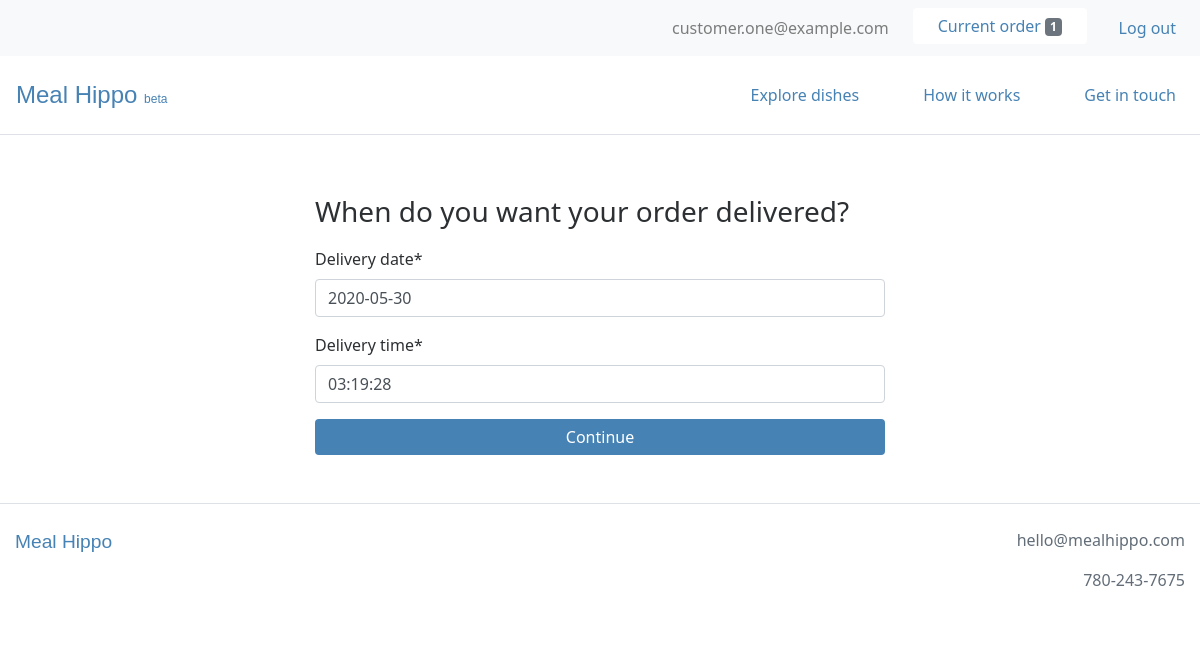
The page /order/timing (signed in) on the database as committed earlier.
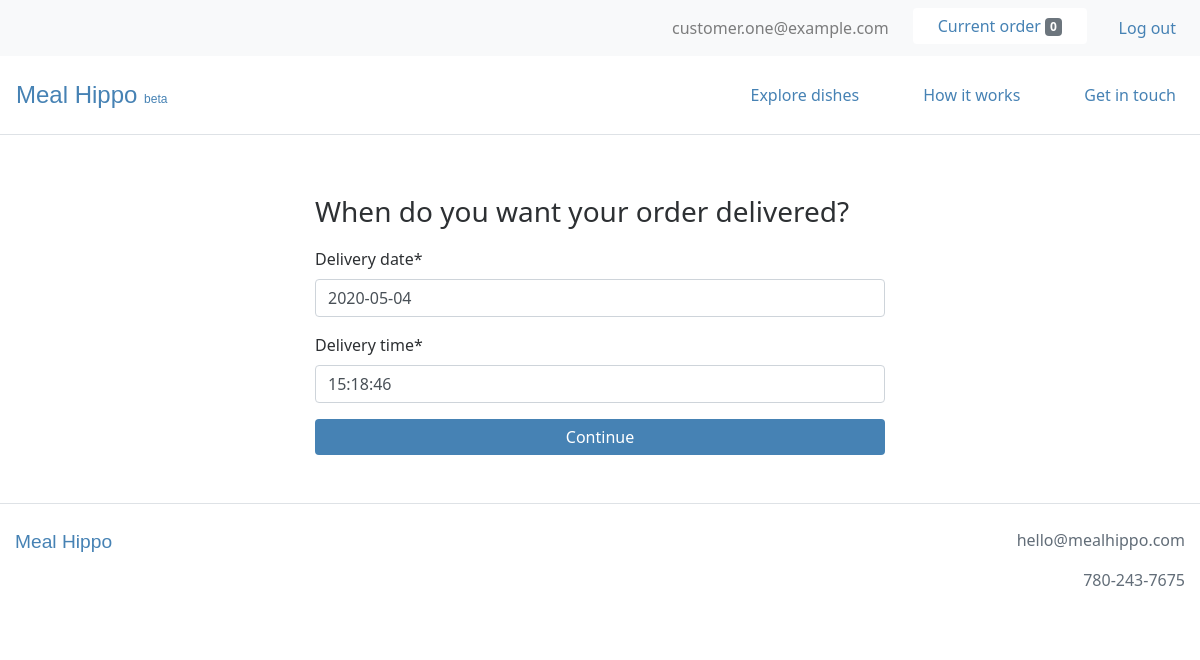
The same page on the database as committed later.
### users/models.py (models this page shows, shortened)
class CustomUser(AbstractBaseUser):
    email = models.EmailField(unique=True)
    is_active = models.BooleanField(default=True)
    is_admin = models.BooleanField(default=False)
    objects = CustomUserManager()
    USERNAME_FIELD = 'email'
    REQUIRED_FIELDS = []

### webplatform/models.py (models this page shows, shortened)
class Order(models.Model):
    user = models.ForeignKey(settings.AUTH_USER_MODEL, on_delete=models.CASCADE)
    items = models.ManyToManyField(OrderItem)
    delivery_date = models.DateField(null=True, default=timezone.now)
    delivery_time = models.TimeField(null=True, default=timezone.now)
    is_completed = models.BooleanField(default=False)
    payment = models.ForeignKey(Payment, on_delete=models.SET_NULL, blank=True, null=True)
    created_at = models.DateTimeField(auto_now_add=True)
    modified_at = models.DateTimeField(auto_now=True)

### webplatform/views.py (the view)
# urls.py: path('order/timing', views.OrderTimingView.as_view(), name='order_timing_view'),
class OrderTimingView(LoginRequiredMixin, UpdateView):
    login_url = 'login'
    model = models.Order
    fields = ['delivery_date', 'delivery_time']
    template_name = 'webplatform/order_timing_view.html'
    success_url = reverse_lazy('webplatform:order_delivery_view')
    def get_object(self):
        order_qs = models.Order.objects.filter(user=self.request.user, is_completed=False)
        if order_qs.exists():
            order = order_qs[0]
            if order.items.count() > 0:
                return order

### webplatform/templatetags/cart_templatetags.py (called while the page is built)
@register.filter
def cart_item_count(user):
    if user.is_authenticated:
        queryset = models.Order.objects.filter(user=user, is_completed=False)
        if queryset.exists():
            return queryset[0].items.count()
    return 0

### webplatform/templates/webplatform/order_timing_view.html (shortened to what this page needs)
{% extends 'base.html' %}
{% load static %}
{% load crispy_forms_tags %}
{% load humanize %}
{% block content %}
<div class="container-fluid my-5">
  <div class="row">
    <div class="col-lg-6 offset-lg-3 col-md-8 offset-md-2 col-12">
      <h3>When do you want your order delivered?</h3>
      <form method="post">
        {{ form|crispy }}
        <input type="submit" value="Continue" class="btn btn-primary w-100">
      </form>
    </div>
  </div>
</div>
{% endblock %}

### templates/base.html (shortened to what this page needs)
{% load static %}
{% load cart_templatetags %}
<!DOCTYPE html>
<html lang="en" dir="ltr">
  <head>
    <link rel="stylesheet" href="https://stackpath.bootstrapcdn.com/bootstrap/4.4.1/css/bootstrap.min.css">
    <link rel="stylesheet" type="text/css" href="{% static 'style.css' %}">
  </head>
  <body>
    {% if user.is_authenticated %}
      <nav class="navbar navbar-expand-md navbar-light bg-light">
          <ul class="navbar-nav ml-md-auto mx-md-0 mx-auto text-md-left text-center">
            <li class="nav-item ml-4">
              <span class="navbar-text">
                {{ request.user.email }}
              </span>
            </li>
            <li class="nav-item ml-4">
              <a href="{% url 'webplatform:order_items_view' %}">
                <button type="button" class="btn btn-light bg-white">
                  Current order <span class="badge badge-secondary">{{ request.user|cart_item_count }}</span>
                </button>
              </a>
            </li>
            <li class="nav-item ml-4">
              <a class="nav-link" href="{% url 'logout' %}">Log out</a>
            </li>
          </ul>
      </nav>
    {% endif %}
    <nav class="navbar navbar-expand-md navbar-light py-3 border-bottom">
      <a class="navbar-brand" href="{% url 'webplatform:home_view' %}">Meal&nbsp;Hippo <small style="font-size: 0.5em;">beta</small></a>
      <div class="collapse navbar-collapse" id="navbarText">
        <ul class="navbar-nav ml-auto">
          <li class="nav-item ml-5">
            <a class="nav-link" href="{% url 'webplatform:order_items_view' %}">Explore dishes</a>
          </li>
          <li class="nav-item ml-5">
            <a class="nav-link" href="{% url 'webplatform:support_view' %}">How it works</a>
          </li>
          <li class="nav-item ml-5">
            <a class="nav-link" href="{% url 'webplatform:contact_view' %}">Get in touch</a>
          </li>
        </ul>
      </div>
    </nav>
    {% block content %}
    {% endblock %}
    <footer>
      <div class="container-fluid text-center py-4 mb-5 border-top">
        <div class="row">
          <div class="col-sm text-sm-left mb-4">
            <span class="logo">
              <a href="{% url 'webplatform:home_view' %}">Meal&nbsp;Hippo</a>
            </span>
          </div>
          <div class="col-sm text-sm-right">
            <p>hello@mealhippo.com</p>
            <p>780-243-7675</p>
          </div>
        </div>
      </div>
    </footer>
  </body>
</html>

Rows that differ between the two databases and show on the page:
no longer on this page (row unchanged): Order: delivery_date "2020-05-30", delivery_time "03:19:28"
changed CustomUser "customer.one@example.com": user|cart_item_count "1" → "0"
Other text that changed with them:
form field delivery_date: (not shown) → "2020-05-04"
form field delivery_time: (not shown) → "15:18:46"
